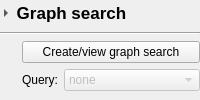
         <widget class="QWidget" name="blastSearchWidget" native="true">
          <property name="enabled">
           <bool>true</bool>
          </property>
          <layout class="QVBoxLayout" name="verticalLayout_10">
           <property name="leftMargin">
            <number>0</number>
           </property>
           <property name="topMargin">
            <number>0</number>
           </property>
           <property name="rightMargin">
            <number>0</number>
           </property>
           <property name="bottomMargin">
            <number>0</number>
           </property>
           <item>
            <widget class="CollapseButton" name="blastDetailsButton">
             <property name="sizePolicy">
              <sizepolicy hsizetype="Preferred" vsizetype="Preferred">
               <horstretch>0</horstretch>
               <verstretch>0</verstretch>
              </sizepolicy>
             </property>
             <property name="font">
              <font>
               <pointsize>13</pointsize>
               <weight>75</weight>
               <italic>false</italic>
               <bold>true</bold>
              </font>
             </property>
             <property name="styleSheet">
              <string notr="true">QToolButton {border: none; font: 13pt; font-weight: bold;}</string>
             </property>
             <property name="text">
              <string> Graph search</string>
             </property>
             <property name="iconSize">
              <size>
               <width>8</width>
               <height>8</height>
              </size>
             </property>
             <property name="toolButtonStyle">
              <enum>Qt::ToolButtonTextBesideIcon</enum>
             </property>
             <property name="arrowType">
              <enum>Qt::RightArrow</enum>
             </property>
            </widget>
           </item>
           <item>
            <widget class="Line" name="line_7">
             <property name="orientation">
              <enum>Qt::Horizontal</enum>
             </property>
            </widget>
           </item>
           <item>
            <widget class="QWidget" name="blastDetailsWidget" native="true">
             <layout class="QGridLayout" name="gridLayout_5">
              <property name="leftMargin">
               <number>0</number>
              </property>
              <property name="topMargin">
               <number>0</number>
              </property>
              <property name="rightMargin">
               <number>0</number>
              </property>
              <item row="1" column="0">
               <widget class="InfoTextWidget" name="blastQueryInfoText" native="true">
                <property name="sizePolicy">
                 <sizepolicy hsizetype="Fixed" vsizetype="Fixed">
                  <horstretch>0</horstretch>
                  <verstretch>0</verstretch>
                 </sizepolicy>
                </property>
                <property name="minimumSize">
                 <size>
                  <width>16</width>
                  <height>16</height>
                 </size>
                </property>
                <property name="toolTip">
                 <string>&lt;html&gt;&lt;head/&gt;&lt;body&gt;&lt;p&gt;After a graph search is completed, you can select a query here for use with the 'Around query hits' graph scope.&lt;/p&gt;&lt;/body&gt;&lt;/html&gt;</string>
                </property>
               </widget>
              </item>
              <item row="1" column="1">
               <widget class="QLabel" name="label_4">
                <property name="text">
                 <string>Query:</string>
                </property>
                <property name="wordWrap">
                 <bool>true</bool>
                </property>
               </widget>
              </item>
              <item row="0" column="0">
               <widget class="InfoTextWidget" name="blastSearchInfoText" native="true">
                <property name="sizePolicy">
                 <sizepolicy hsizetype="Fixed" vsizetype="Fixed">
                  <horstretch>0</horstretch>
                  <verstretch>0</verstretch>
                 </sizepolicy>
                </property>
                <property name="minimumSize">
                 <size>
                  <width>16</width>
                  <height>16</height>
                 </size>
                </property>
                <property name="toolTip">
                 <string>&lt;html&gt;&lt;head/&gt;&lt;body&gt;&lt;p&gt;Click this button to open a dialog where a search for one or more queries can be carried out on the graph's nodes using different tools (BLAST, minimap2, etc).&lt;br/&gt;&lt;br/&gt;After a  search is complete, it will be possible to use the 'Around query hits' graph scope and node annotations.&lt;/p&gt;&lt;/body&gt;&lt;/html&gt;</string>
                </property>
               </widget>
              </item>
              <item row="1" column="2">
               <widget class="QComboBox" name="blastQueryComboBox">
                <property name="enabled">
                 <bool>false</bool>
                </property>
                <property name="sizePolicy">
                 <sizepolicy hsizetype="Expanding" vsizetype="Fixed">
                  <horstretch>0</horstretch>
                  <verstretch>0</verstretch>
                 </sizepolicy>
                </property>
                <property name="focusPolicy">
                 <enum>Qt::StrongFocus</enum>
                </property>
                <item>
                 <property name="text">
                  <string>none</string>
                 </property>
                </item>
               </widget>
              </item>
              <item row="0" column="1" colspan="2">
               <widget class="QPushButton" name="blastSearchButton">
                <property name="focusPolicy">
                 <enum>Qt::StrongFocus</enum>
                </property>
                <property name="text">
                 <string>Create/view graph search</string>
                </property>
               </widget>
              </item>
             </layout>
            </widget>
           </item>
          </layout>
         </widget>
